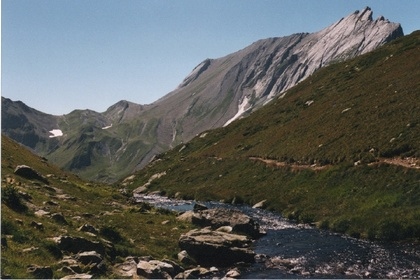
%> input picture swissmountains/Image01.jpg, 420 x 280 px, shrunk from 756 x 504 before the run
$ octave --eval "result = Compress(imread('../swissmountains/Image01.jpg'));"   (GNU Octave 9; MATLAB toolbox functions it lacks are replaced by stand-ins)
%> lines starting %> are read from the running program, lines starting %| are printed output that depends on the picture
### k-means/extract.m
function [X, blocks] = extract(I, d)
%> called with d = 3
    % crop image to a multiple of d
    block_rows = ceil(size(I, 1)/d);
%> block_rows = 94
    block_cols = ceil(size(I, 2)/d);
%> block_cols = 140
    blocks = [block_rows, block_cols];
%> blocks = [94 140]
    c = size(I, 3);
%> c = 3

	if c == 1
		padding = [block_rows*d block_cols*d] - size(I);
	else
		padding = [block_rows*d block_cols*d 3] - size(I);
%> padding = [2 0 0]
	end

	Ic = padarray(I, padding, 'replicate', 'post');
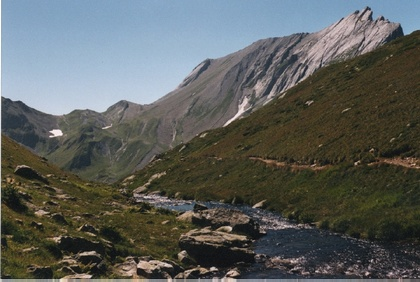
%> Ic: size 282x420x3 uint8; mean R, G, B 91.5, 94.8, 91.8

    for k=1:c
    	for j=1:d
		    for i=1:d
    			X(:, i + d*(j-1) + d*d*(k-1)) = reshape(Ic(i:d:end, j:d:end, k), [], 1);
    		end
    	end
    end

### k-means/Compress.m
function I_comp = Compress(I)

d = 3; % patch size
c = 32; % n of clusters

[X,blocks] = extract(I,d);
%> blocks = [94 140]

[idx,ctrs] = kmeans(X,c, 'start','cluster','emptyaction', 'singleton', 'options',struct('MaxIter',10));
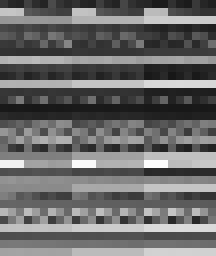
%> ctrs: size 32x27 double (shown 8 times larger); min 23.24, max 253.4, mean 105.9

sz = size(I);
%> sz = [280 420 3]

I_comp = struct();
I_comp.idx = uint8(idx);
I_comp.ctrs = im2uint8(ctrs);
%> I_comp.ctrs: size 32x27 uint8; every value is 255
I_comp.d = uint8(d);
I_comp.colours = uint8(size(I,3));
%> I_comp.colours = 3
I_comp.size = uint16(sz(1:2));
%> I_comp.size = [280 420]
I_comp.blocks = blocks;
%> I_comp.blocks = [94 140]
%> `result = Compress(imread('../swissmountains/Image01.jpg'));`: result = {d 3, colours 3, size [280 420], blocks [94 140]}

$ run again, on swissmountains/Image03.jpg
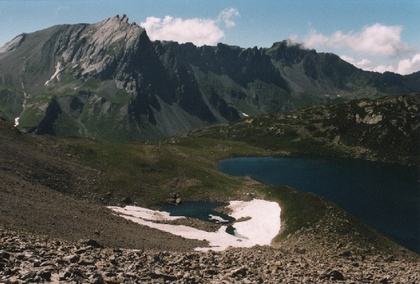
%> input picture swissmountains/Image03.jpg, 420 x 284 px, shrunk from 756 x 512 before the run
%> in extract, `Ic = padarray(I, padding, 'replicate', 'post');`:
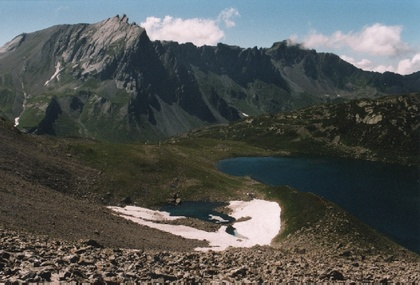
%> Ic: size 285x420x3 uint8; mean R, G, B 80.8, 84.2, 81.9
%> in Compress, `[X,blocks] = extract(I,d);`: blocks = [95 140]
%> in Compress, `[idx,ctrs] = kmeans(X,c, 'start','cluster','emptyaction', 'singleton',..`:
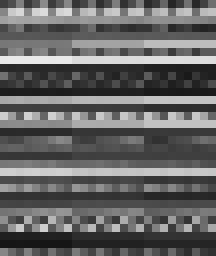
%> ctrs: size 32x27 double (shown 8 times larger); min 22.58, max 234, mean 99.8
%> I_comp.ctrs: size 32x27 uint8; every value is 255
%> result = {d 3, colours 3, size [284 420], blocks [95 140]}
